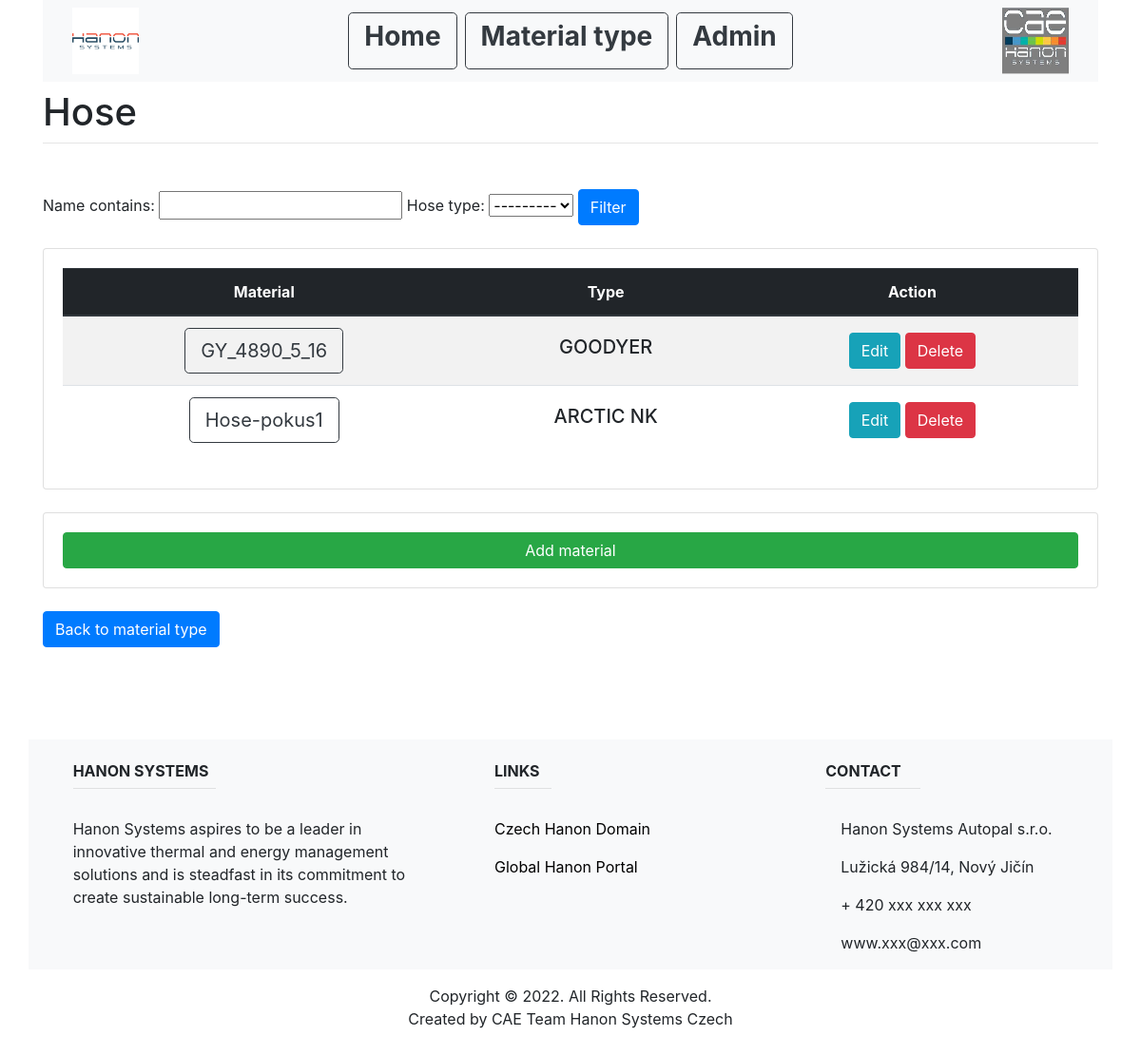
Page /material_type_list/4 on the earlier database version.
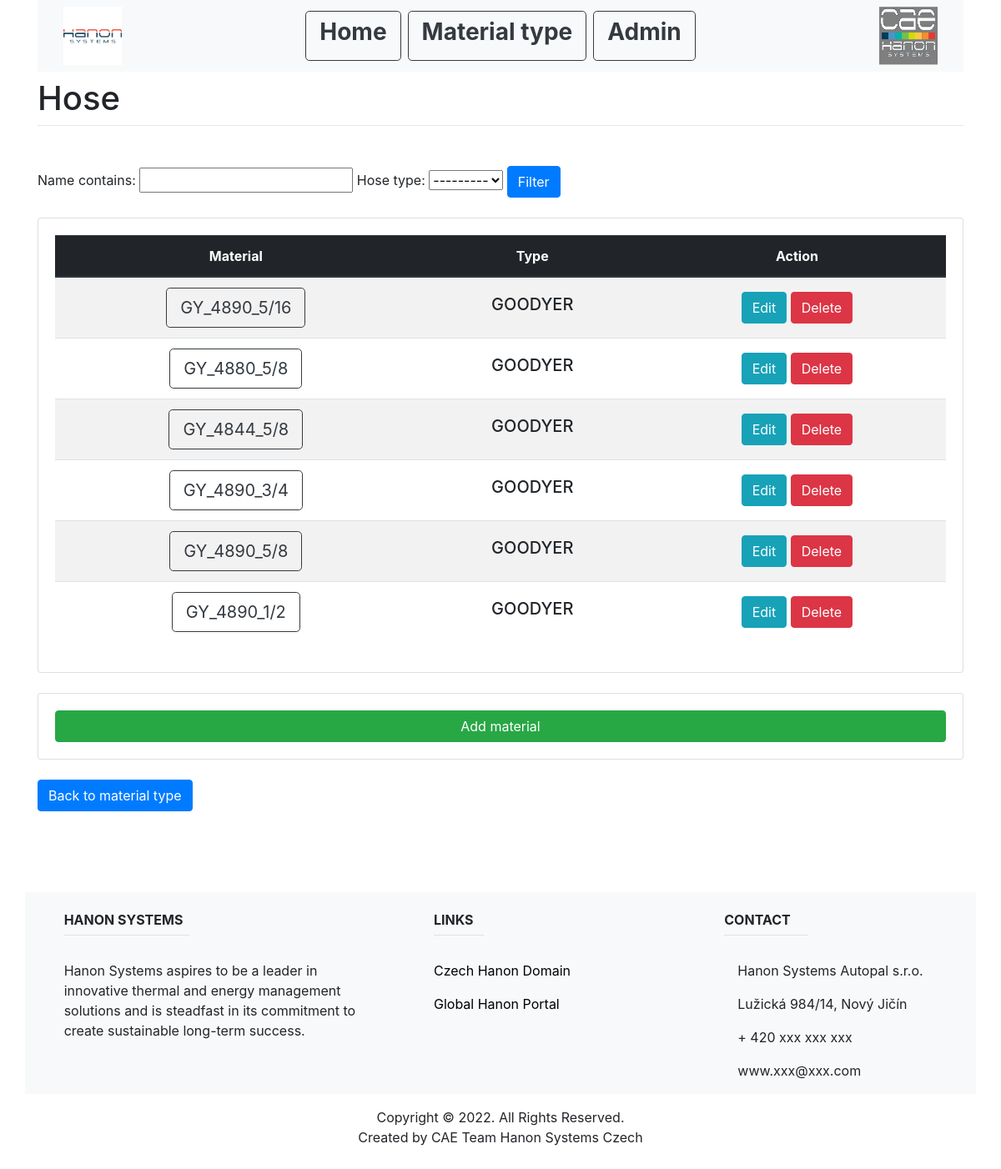
Same page on the later database version.
### main/models.py (models this page shows, shortened)
class Hose(models.Model):
    name = models.CharField(max_length=200, unique=True)
    type = models.CharField(max_length=200, choices=HOSE_CHOICES)
    material_type_id = models.ForeignKey(MaterialType, on_delete=models.CASCADE)

### main/views.py (the view, shortened to what this page needs)
# urls.py: path('material_type_list/<int:material_type_id>', views.material_list, name= "material_list"),
def material_list(response, material_type_id):
    material_type = MaterialType.objects.get(pk=material_type_id)
    if len(material_type.hose_set.all()) != 0:
        hose_ls = Hose.objects.filter(material_type_id=material_type_id)
        my_filter = HoseFilter(response.GET, queryset=hose_ls)
        hose_ls = my_filter.qs
        return render(response, "main/hose_list.html", {
            "hose_ls": hose_ls,
            "material_type": material_type,
            "my_filter": my_filter,
        })

### main/templates/main/hose_list.html (shortened to what this page needs)
{% extends "main/base.html" %}
{% block content %}
<h1 class="mt-2">{{material_type.name}}</h1>
<hr class="mt-0 mb-4">
<br>
<div>
   <form method="get">
   {{my_filter.form}}
   <button class="btn btn-primary" type="submit">Filter</button>
   </form>
</div>
<br>
<div class="card card-body">
   <table class="table table-striped">
     <thead class="thead-dark">
     <tr>
         <th class="text-center align-middle" scope="col">Material</th>
         <th class="text-center align-middle" scope="col">Type</th>
         <th class="text-center align-middle" scope="col">Action</th>
     </tr>
     </thead>
     <tbody>
         {% for item in hose_ls %}
         <tr>
             <td class="text-center align-middle">
                 <a class="btn btn-outline-dark btn-lg" href="{%url 'material_info' material_type.id item.id%}" role="button">{{item.name}}</a>
             </td>
             <td class="text-center align-middle"><h5>{{item.type}}</h5></td>
             <td class="text-center align-middle">
               <a class="btn btn-info" href="{%url 'update_hose' material_type.id item.id%}">Edit</a>
               <a class="btn btn-danger" href="{%url 'delete_hose' material_type.id item.id%}">Delete</a>
             </td>
         </tr>
         {% empty %}
         <h2>Sorry no available data</h2>
         {% endfor %}
     </tbody>
   </table>
</div>
<br>
<div class="card card-body">
    <a class="btn btn-success " href="{%url 'create_hose' material_type.id %}">Add material</a>
</div>
<br>
<a class="btn btn-primary" href="/material_type_list" role="button">Back to material type</a>
{% endblock %}

Differences in the rows shown:
removed Hose: name "Hose-pokus1", type "ARCTIC NK"
changed Hose: name "GY_4890_5_16" → "GY_4890_5/16"
added Hose: name "GY_4880_5/8", type "GOODYER"
added Hose: name "GY_4844_5/8", type "GOODYER"
added Hose: name "GY_4890_3/4", type "GOODYER"
added Hose: name "GY_4890_5/8", type "GOODYER"
added Hose: name "GY_4890_1/2", type "GOODYER"
